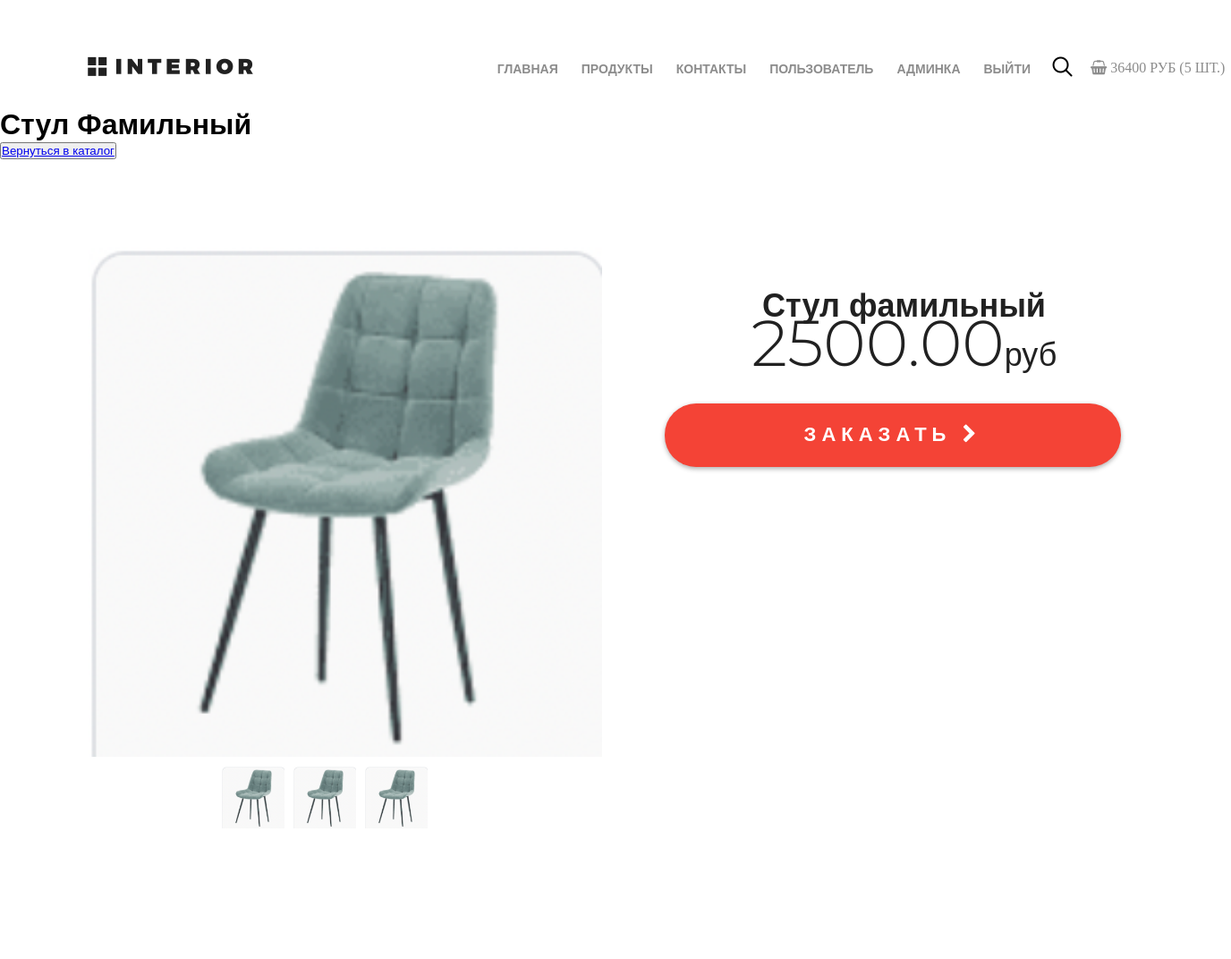
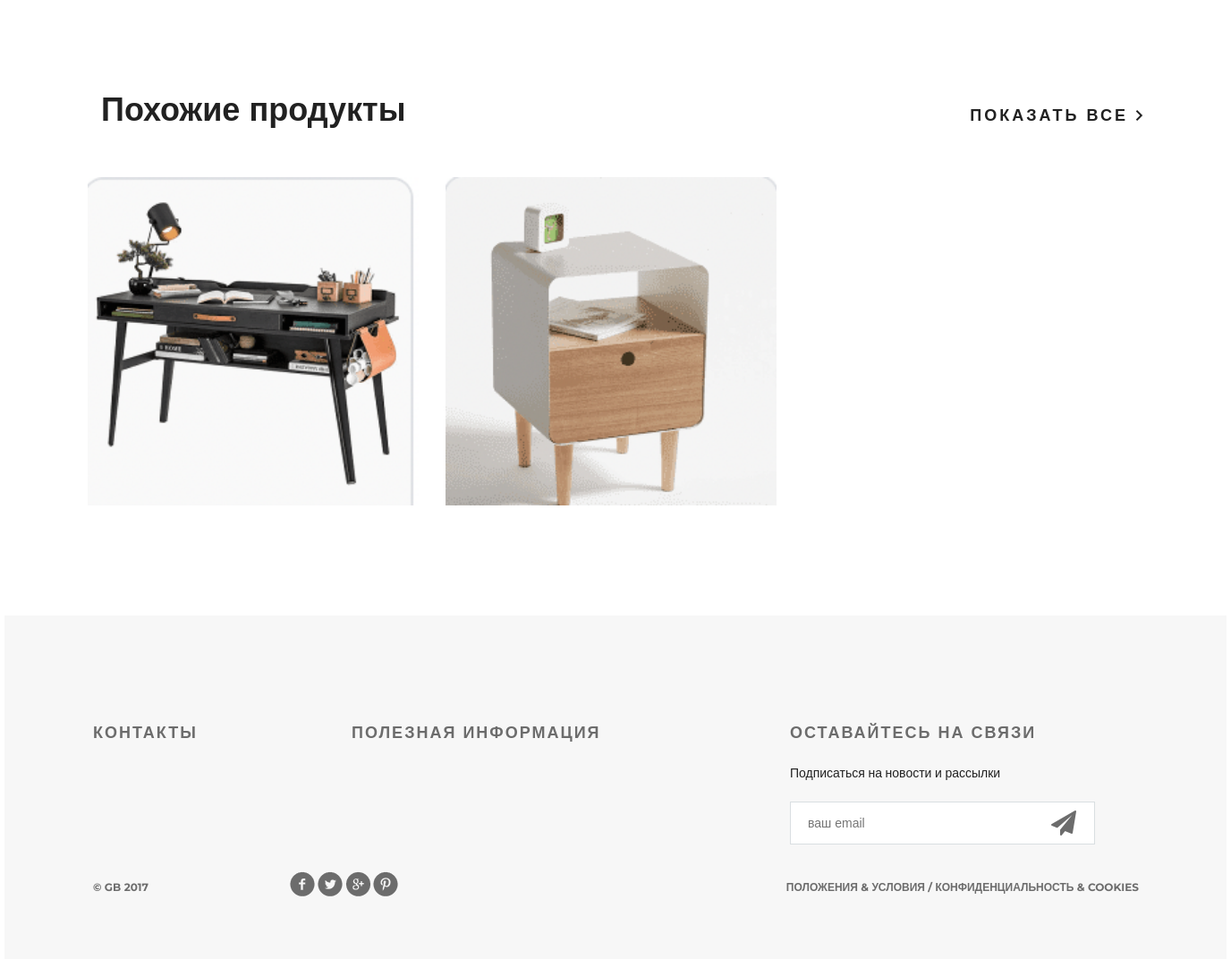
/products/product/10/ (signed in), run on the app's committed database (2 pictures, top to bottom).
### basketapp/models.py (models this page shows)
class Basket(models.Model):
    user = models.ForeignKey(
        geekshop.settings.AUTH_USER_MODEL,
        on_delete=models.CASCADE,
        related_name='basket',
    )
    product = models.ForeignKey(
        Product,
        on_delete=models.CASCADE,
    )
    quantity = models.PositiveIntegerField(
        verbose_name='количество',
        default=0,
    )
    add_datetime = models.DateTimeField(
        verbose_name='время добавления',
        auto_now_add=True
    )
    class Meta:
        unique_together = ('user', 'product')
    @property
    def product_cost(self):
        return self.product.price * self.quantity
    @property
    def total_quantity(self):
        _items = Basket.objects.filter(user=self.user)
        _total_quantity = sum(list(map(lambda x: x.quantity, _items)))
        return _total_quantity
    @property
    def total_cost(self):
        _items = Basket.objects.filter(user=self.user)
        _total_cost = sum(list(map(lambda x: x.product_cost, _items)))
        return _total_cost

### authapp/models.py (models this page shows)
class ShopUser(AbstractUser):
    avatar = models.ImageField(upload_to='user_avatars', blank=True)
    age = models.PositiveIntegerField(verbose_name='возраст')
    REQUIRED_FIELDS = AbstractUser.REQUIRED_FIELDS + ['age']

### mainapp/models.py (models this page shows, shortened)
class Product(models.Model):
    category = models.ForeignKey(
        ProductCategory,
        on_delete=models.CASCADE,
        verbose_name='категория'
    )
    name = models.CharField(
        verbose_name='название продукта',
        max_length=128,
    )
    image = models.ImageField(
        upload_to='product_img',
        blank=True,
    )
    short_desc = models.CharField(
        max_length=256,
        verbose_name='краткое описание',
        blank=True,
    )
    description = models.TextField(
        verbose_name='описание продукта',
        blank=True,
        max_length=500,
    )
    price = models.DecimalField(
        verbose_name='цена продукта',
        max_digits=8,
        decimal_places=2,
        default=0,
    )
    quantity = models.PositiveIntegerField(
        verbose_name='количество на складе',
        default=0
    )

### mainapp/views.py (the view)
# urls.py: path('product/<int:pk>/', product, name='product'),
@login_required
def product(request, pk):
    title = 'Страница продукта'
    categories = ProductCategory.objects.all()
    basket = get_basket(request.user)
    pk_product = get_object_or_404(Product, pk=pk)
    same_products = get_same_products(pk_product)
    links_menu = {
        'links': list(get_links()),
        'auth': [{'href': 'auth:edit', 'name': 'пользователь'}],
        'categories': categories,
        'title': title,
        'basket': basket,
        'pk_product': pk_product,
        'same_products': same_products,
    }
    return render(request, 'product.html', context=links_menu)

### mainapp/views.py (called while the page is built)
def get_products():
    return Product.objects

def get_basket(user):
    if user.is_authenticated:
        return Basket.objects.filter(user=user)
    else:
        return ''

def get_same_products(hot_products):
    same_products = get_products().filter(category=hot_products.category).exclude(pk=hot_products.pk)[:3]
    return same_products

def get_links():
    links_ = [{'href': 'index', 'name': 'главная'},
              {'href': 'mainapp:products', 'name': 'продукты'},
              {'href': 'contact', 'name': 'контакты'}]
    return links_

### mainapp/templates/product.html
{% extends 'base.html' %}
{% load static %}
{% block header %}
    <div class="hero-white">
        {% include 'includes/inc__menu.html' %}
    </div>
{% endblock %}
{% block content %}
    {% include 'includes/inc_product_content.html' %}
{% endblock %}

### geekshop/templates/base.html (shortened to what this page needs)
<!DOCTYPE html>
{% load static %}
<html lang="ru">
<head>
    {% block css %}
        <link rel="stylesheet" type="text/css" href="{% static 'style-gs.css' %}">
        <link rel="stylesheet" href="{% static 'fonts/font-awesome/css/font-awesome.css' %}">
    {% endblock %}
</head>
<body>
    <div class="container">
        {% block header %}
        {% endblock %}
        {% block content %}
        {% endblock %}
    </div>
    <div class="clr"></div>
    {% include 'includes/inc_footer.html' %}
</body>
</html>

### geekshop/templates/includes/inc__menu.html (shortened to what this page needs)
<div class="header clearfix">
    <a href="{% url 'index' %}" class="logo"></a>
    <ul class="menu">
        {% for link in links %}
            <li>
                <a href="{% url link.href %}"
                   class="">
                    {{ link.name }}
                </a>
            </li>
        {% endfor %}
        {% for auth in auth %}
            {% if user.is_authenticated %}
                <li>
                    <a href="{% url auth.href %}"
                       class="">
                        {{ auth.name }}
                    </a>
                </li>
            {% endif %}
        {% endfor %}
        {% if user.is_superuser %}
            <li>
                <a href="{% url 'admin_staff:users' %}">
                    админка
                </a>
            </li>
        {% endif %}
        <li>
            {% if user.is_authenticated %}
                <a href="{% url 'auth:logout' %}">выйти</a>
            {% else %}
                <a href="{% url 'auth:login' %}">войти</a>
            {% endif %}
        </li>
    </ul>
    <a href="#" class="search"></a>
    {% if basket %}
        <a href="{% url 'basket:basket' %}" class="fa fa-shopping-basket basket">
            <span id="basket_cost">{{ basket.0.total_cost|floatformat:0 }} руб</span>
            <span id="basket_quantity">({{ basket.0.total_quantity }} шт.)</span>
        </a>
    {% else %}
        <a href="{% url 'basket:basket' %}" class="fa fa-shopping-basket basket">
            товаров нет
        </a>
    {% endif %}
</div>

### mainapp/templates/includes/inc_product_content.html (shortened to what this page needs)
{% load static %}
<div><h1>{{ pk_product.name|title }}</h1>
    <button class="btn btn-round">
        <a href="{% url 'products:category' 0 %}" class="">
            Вернуться в каталог
        </a>
    </button>
</div>
    <div class="details-products">
        <div class="details-slider">
            <div class="slider-product">
                <img class="hot_product" src="/media/{{ pk_product.image }}" alt="1">
            </div>
            <div class="slider-control">
                <div class="block">
                    <a href="#"><img src="/media/{{ pk_product.image }}" alt="">
                    </a>
                </div>
                <div class="block">
                    <a href="#"><img src="/media/{{ pk_product.image }}" alt="">
                    </a>
                </div>
                <div class="block">
                    <a href="#"><img src="/media/{{ pk_product.image }}" alt="">
                    </a>
                </div>
            </div>
        </div>
        <div class="description">
            <h3 class="big-bold">{{ pk_product.name }}</h3>
            <p class="price">{{ pk_product.price }}<span>руб</span></p>
            <a href="{% url 'basket:basket_add' pk_product.pk %}" class="red-button">
                заказать <i class="fa fa-chevron-right" aria-hidden="true"></i>
            </a>
        </div>
    </div>
    <div class="related">
        <div class="title clearfix">
            <h2>Похожие продукты</h2>
            <a class="explore" href="#">показать все <img src="{% static 'img/arrow.png' %}" alt=""></a>
        </div>
        <div class="related-products clearfix">
            {% for same_product in same_products %}
                <div class="block">
                    <a href="{% url 'products:product' same_product.pk %}">
                        <img src="/media/{{ same_product.image }}" alt="">
                    </a>
                </div>
            {% endfor %}
        </div>
    </div>

### geekshop/templates/includes/inc_footer.html
<div class="footer">
    <div class="clearfix">
        <div class="text-footer">
            <h3>контакты</h3>
        </div>
        <div class="text-footer">
            <h3>полезная информация</h3>
        </div>
        <div class="text-footer clearfix">
            <h3>Оставайтесь на связи</h3>
            <p>Подписаться на новости и рассылки</p>
            <form>
                <input type="email" name="email" placeholder="ваш email">
                <a href="#"><i class="fa fa-paper-plane fa-2x" aria-hidden="true"></i></a>
            </form>
        </div>
    </div>
    <p class="small">&copy; GB 2017</p>
    <div class="social">
        <a href="#" class="social1"></a>
        <a href="#" class="social2"></a>
        <a href="#" class="social3"></a>
        <a href="#" class="social4"></a>
    </div>
    <p class="small">Положения &amp; Условия  /  Конфиденциальность &amp; Cookies</p>
</div>

### data on the page
Basket: user+product+quantity "36400", user+quantity "5"
Product: name "Стул Фамильный", image (picture), name "Стул фамильный", price "2500.00"
Product: image (picture)
Product: image (picture)

### other printed values
{{ link.name }} "ГЛАВНАЯ" "ПРОДУКТЫ" "КОНТАКТЫ"
{{ auth.name }} "ПОЛЬЗОВАТЕЛЬ"
